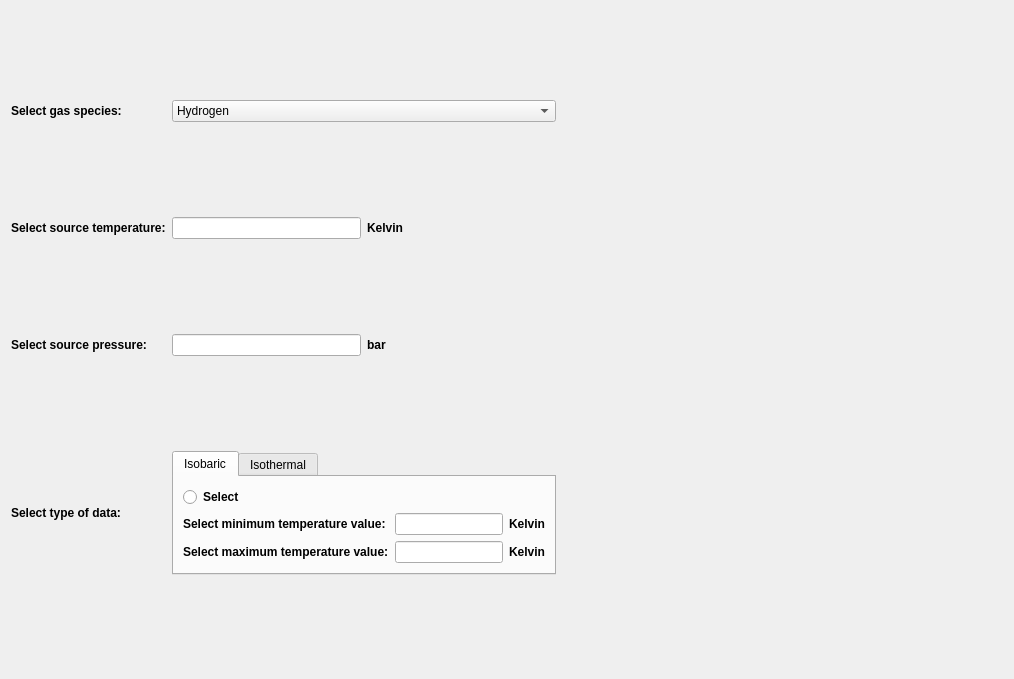
<?xml version="1.0" encoding="UTF-8"?>
<ui version="4.0">
 <class>VelocityWindow</class>
 <widget class="QWidget" name="VelocityWindow">
  <property name="geometry">
   <rect>
    <x>0</x>
    <y>0</y>
    <width>1014</width>
    <height>679</height>
   </rect>
  </property>
  <property name="windowTitle">
   <string>Velocity Calculator</string>
  </property>
  <layout class="QHBoxLayout" name="hbox_VelocityWindow">
   <item>
    <layout class="QGridLayout" name="grid_settings">
     <property name="horizontalSpacing">
      <number>6</number>
     </property>
     <item row="0" column="1">
      <widget class="QComboBox" name="combo_box_select_gas">
       <property name="currentIndex">
        <number>0</number>
       </property>
       <property name="minimumContentsLength">
        <number>0</number>
       </property>
       <item>
        <property name="text">
         <string>Hydrogen</string>
        </property>
       </item>
       <item>
        <property name="text">
         <string>Nitrogen</string>
        </property>
       </item>
       <item>
        <property name="text">
         <string>Helium</string>
        </property>
       </item>
       <item>
        <property name="text">
         <string>Neon</string>
        </property>
       </item>
       <item>
        <property name="text">
         <string>Argon</string>
        </property>
       </item>
       <item>
        <property name="text">
         <string>Krypton</string>
        </property>
       </item>
       <item>
        <property name="text">
         <string>Xenon</string>
        </property>
       </item>
      </widget>
     </item>
     <item row="1" column="0">
      <widget class="QLabel" name="label_select_temp">
       <property name="font">
        <font>
         <weight>75</weight>
         <bold>true</bold>
        </font>
       </property>
       <property name="text">
        <string>Select source temperature:</string>
       </property>
      </widget>
     </item>
     <item row="1" column="1">
      <layout class="QHBoxLayout" name="hbox_input_temp">
       <item>
        <widget class="QLineEdit" name="input_temp">
         <property name="sizePolicy">
          <sizepolicy hsizetype="Minimum" vsizetype="Fixed">
           <horstretch>0</horstretch>
           <verstretch>0</verstretch>
          </sizepolicy>
         </property>
        </widget>
       </item>
       <item>
        <widget class="QLabel" name="label_input_temp">
         <property name="sizePolicy">
          <sizepolicy hsizetype="Preferred" vsizetype="Fixed">
           <horstretch>0</horstretch>
           <verstretch>0</verstretch>
          </sizepolicy>
         </property>
         <property name="font">
          <font>
           <weight>75</weight>
           <bold>true</bold>
          </font>
         </property>
         <property name="text">
          <string>Kelvin</string>
         </property>
        </widget>
       </item>
      </layout>
     </item>
     <item row="2" column="0">
      <widget class="QLabel" name="label_select_press">
       <property name="font">
        <font>
         <weight>75</weight>
         <bold>true</bold>
        </font>
       </property>
       <property name="text">
        <string>Select source pressure:</string>
       </property>
      </widget>
     </item>
     <item row="2" column="1">
      <layout class="QHBoxLayout" name="hbox_input_press">
       <item>
        <widget class="QLineEdit" name="input_press">
         <property name="sizePolicy">
          <sizepolicy hsizetype="Minimum" vsizetype="Fixed">
           <horstretch>0</horstretch>
           <verstretch>0</verstretch>
          </sizepolicy>
         </property>
        </widget>
       </item>
       <item>
        <widget class="QLabel" name="label_input_press">
         <property name="sizePolicy">
          <sizepolicy hsizetype="Preferred" vsizetype="Fixed">
           <horstretch>0</horstretch>
           <verstretch>0</verstretch>
          </sizepolicy>
         </property>
         <property name="font">
          <font>
           <weight>75</weight>
           <bold>true</bold>
          </font>
         </property>
         <property name="text">
          <string>bar</string>
         </property>
        </widget>
       </item>
      </layout>
     </item>
     <item row="3" column="0">
      <widget class="QLabel" name="label_select_type_of_data">
       <property name="font">
        <font>
         <weight>75</weight>
         <bold>true</bold>
        </font>
       </property>
       <property name="text">
        <string>Select type of data:</string>
       </property>
      </widget>
     </item>
     <item row="3" column="1">
      <widget class="QTabWidget" name="select_data_type">
       <property name="sizePolicy">
        <sizepolicy hsizetype="Expanding" vsizetype="Fixed">
         <horstretch>0</horstretch>
         <verstretch>0</verstretch>
        </sizepolicy>
       </property>
       <property name="currentIndex">
        <number>0</number>
       </property>
       <widget class="QWidget" name="tab_isobaric">
        <attribute name="title">
         <string>Isobaric</string>
        </attribute>
        <layout class="QVBoxLayout" name="verticalLayout_2">
         <item>
          <layout class="QVBoxLayout" name="vbox_select_isobaric">
           <item>
            <widget class="QRadioButton" name="radio_select_data_type_isobaric">
             <property name="font">
              <font>
               <weight>75</weight>
               <bold>true</bold>
              </font>
             </property>
             <property name="text">
              <string>Select</string>
             </property>
             <property name="autoExclusive">
              <bool>true</bool>
             </property>
             <attribute name="buttonGroup">
              <string notr="true">data_type_selection</string>
             </attribute>
            </widget>
           </item>
           <item>
            <layout class="QGridLayout" name="grid_select_isobaric">
             <item row="0" column="1">
              <widget class="QLineEdit" name="input_t_low"/>
             </item>
             <item row="0" column="2">
              <widget class="QLabel" name="label_input_t_low">
               <property name="font">
                <font>
                 <weight>75</weight>
                 <bold>true</bold>
                </font>
               </property>
               <property name="text">
                <string>Kelvin</string>
               </property>
              </widget>
             </item>
             <item row="0" column="0">
              <widget class="QLabel" name="label_select_t_low">
               <property name="font">
                <font>
                 <weight>75</weight>
                 <bold>true</bold>
                </font>
               </property>
               <property name="text">
                <string>Select minimum temperature value:</string>
               </property>
              </widget>
             </item>
             <item row="1" column="0">
              <widget class="QLabel" name="label_select_t_high">
               <property name="font">
                <font>
                 <weight>75</weight>
                 <bold>true</bold>
                </font>
               </property>
               <property name="text">
                <string>Select maximum temperature value:</string>
               </property>
              </widget>
             </item>
             <item row="1" column="2">
              <widget class="QLabel" name="label_input_t_high">
               <property name="font">
                <font>
                 <weight>75</weight>
                 <bold>true</bold>
                </font>
               </property>
               <property name="text">
                <string>Kelvin</string>
               </property>
              </widget>
             </item>
             <item row="1" column="1">
              <widget class="QLineEdit" name="input_t_high"/>
             </item>
            </layout>
           </item>
          </layout>
         </item>
        </layout>
       </widget>
       <widget class="QWidget" name="tab_isothermal">
        <attribute name="title">
         <string>Isothermal</string>
        </attribute>
        <layout class="QVBoxLayout" name="verticalLayout_4">
         <item>
          <layout class="QVBoxLayout" name="vbox_select_isothermal">
           <item>
            <widget class="QRadioButton" name="radio_select_data_type_isothermal">
             <property name="font">
              <font>
               <weight>75</weight>
               <bold>true</bold>
              </font>
             </property>
             <property name="text">
              <string>Select</string>
             </property>
             <attribute name="buttonGroup">
              <string notr="true">data_type_selection</string>
             </attribute>
            </widget>
           </item>
           <item>
            <layout class="QGridLayout" name="grid_select_isothermal">
             <item row="0" column="0">
              <widget class="QLabel" name="label_select_p_low">
               <property name="font">
                <font>
                 <weight>75</weight>
                 <bold>true</bold>
                </font>
               </property>
               <property name="text">
                <string>Select minimum pressure value:</string>
               </property>
              </widget>
             </item>
             <item row="0" column="1">
              <widget class="QLineEdit" name="input_p_low"/>
             </item>
             <item row="0" column="2">
              <widget class="QLabel" name="label_input_p_low">
               <property name="font">
                <font>
                 <weight>75</weight>
                 <bold>true</bold>
                </font>
               </property>
               <property name="text">
                <string>bar</string>
               </property>
              </widget>
             </item>
             <item row="1" column="0">
              <widget class="QLabel" name="label_select_p_high">
               <property name="font">
                <font>
                 <weight>75</weight>
                 <bold>true</bold>
                </font>
               </property>
               <property name="text">
                <string>Select maximum pressure value:</string>
               </property>
              </widget>
             </item>
             <item row="1" column="1">
              <widget class="QLineEdit" name="input_p_high"/>
             </item>
             <item row="1" column="2">
              <widget class="QLabel" name="label_input_p_high">
               <property name="font">
                <font>
                 <weight>75</weight>
                 <bold>true</bold>
                </font>
               </property>
               <property name="text">
                <string>bar</string>
               </property>
              </widget>
             </item>
            </layout>
           </item>
          </layout>
         </item>
        </layout>
       </widget>
      </widget>
     </item>
     <item row="0" column="0">
      <widget class="QLabel" name="label_select_gas">
       <property name="enabled">
        <bool>true</bool>
       </property>
       <property name="sizePolicy">
        <sizepolicy hsizetype="Preferred" vsizetype="Fixed">
         <horstretch>0</horstretch>
         <verstretch>0</verstretch>
        </sizepolicy>
       </property>
       <property name="baseSize">
        <size>
         <width>0</width>
         <height>0</height>
        </size>
       </property>
       <property name="font">
        <font>
         <weight>75</weight>
         <bold>true</bold>
        </font>
       </property>
       <property name="text">
        <string>Select gas species:</string>
       </property>
      </widget>
     </item>
    </layout>
   </item>
   <item>
    <widget class="MatplotlibWidget" name="mpl_widget" native="true">
     <property name="sizePolicy">
      <sizepolicy hsizetype="Expanding" vsizetype="Minimum">
       <horstretch>0</horstretch>
       <verstretch>0</verstretch>
      </sizepolicy>
     </property>
     <property name="minimumSize">
      <size>
       <width>400</width>
       <height>400</height>
      </size>
     </property>
    </widget>
   </item>
  </layout>
 </widget>
 <customwidgets>
  <customwidget>
   <class>MatplotlibWidget</class>
   <extends>QWidget</extends>
   <header>matplotlibwidget</header>
   <container>1</container>
  </customwidget>
 </customwidgets>
 <resources/>
 <connections/>
 <buttongroups>
  <buttongroup name="data_type_selection"/>
 </buttongroups>
</ui>
